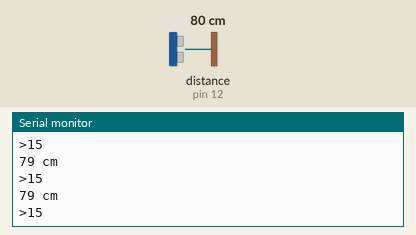
Simulated run of this sketch. Board: Arduino Uno, built with avr-gcc and run on an emulated ATmega328P. On the bench: the last lines printed to the serial monitor. Wiring (inferred from the names in the program): ultrasonic range finder: trigger pin 11; echo pin 12. The inputs (shaded band) are chosen by the test bench; at power-on: distance to the obstacle (sensor on pin 12) 80 cm. The echo pulse lasts 58.3 µs per cm.

Above: at 1.2 s.
1.3 s: distance to the obstacle (sensor on pin 12) set to 2 cm
At 2.0 s:
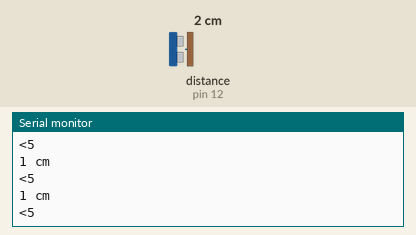
2.8 s: distance to the obstacle (sensor on pin 12) set to 4 cm
At 3.6 s:
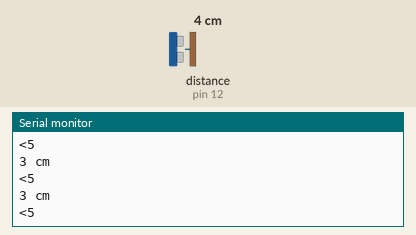
4.3 s: distance to the obstacle (sensor on pin 12) set to 9 cm
At 5.3 s:
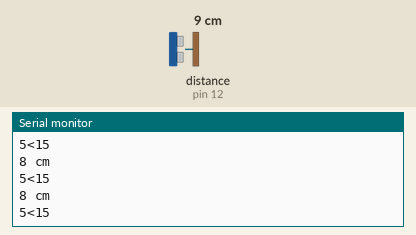
Timing chart, 0 to 7.3 s (numbered marks = the images above; inputs shaded):
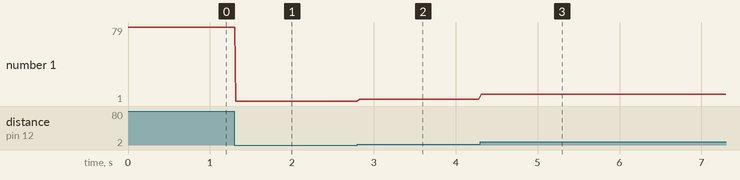

The sketch:

dist_test2.ino
```cpp
int trigPin = 11;    // 超音波感測器 Trig腳接 Arduino pin 11
int echoPin = 12;    //超音波感測器 Echo 腳接 Arduino pin 12
//int speakerpin = 7;  //蜂鳴器 + 腳接 Arduino pin 7
long duration, cm ;  //宣告計算距離時，需要用到的兩個實數

void setup() {
  Serial.begin (115200);           //設定序列埠監控視窗 (Serial Monitor) 和 Arduino資料傳輸速率為 9600 bps (Bits Per Second)
  pinMode(trigPin, OUTPUT);      //Arduino 對外啟動距離感測器Trig腳，射出超音波
  pinMode(echoPin, INPUT);       //超音波被障礙物反射後，Arduino讀取感測器Echo腳的時間差
  //pinMode(speakerpin, OUTPUT);   //Arduino對蜂鳴器送出電壓，使其鳴叫
}

void loop()
{                                  //程式計算出距離值 cm
  digitalWrite(trigPin, LOW);
  delayMicroseconds(5);
  digitalWrite(trigPin, HIGH);
  delayMicroseconds(10);
  digitalWrite(trigPin, LOW);
  pinMode(echoPin, INPUT);
  duration = pulseIn(echoPin, HIGH);
  cm = (duration/2) / 29.1;

  Serial.print(cm);     //印出距離值 cm 在序列埠監控顯示器 單位公分
  Serial.println(" cm");

   if (cm <= 5) {                       //距離小於5公分，蜂鳴器一直叫
    Serial.println("<5");
    //digitalWrite(speakerpin, HIGH);
    delay (20);
      }
  if (cm > 5 && cm <= 15) {             //距離介於5到15公分，蜂鳴器斷斷續續叫，每次0.1秒
    Serial.println("5<15");
   }
  if (cm > 15){                        // 距離大於15公分，蜂鳴器斷斷續續叫，每次0.5秒
    Serial.println(">15");
      }
  delay(10);
  }
```

Measured:
- after the input at 1.3 s, the serial monitor: prints a new line at once (image 1)
- after the input at 2.8 s, the serial monitor: prints a new line at once (image 2)
- after the input at 4.3 s, the serial monitor: prints a new line at once (image 3)
- plotted number 1: 79 → 1 after the input at 1.3 s, 1 → 3 after the input at 2.8 s, 3 → 8 after the input at 4.3 s
